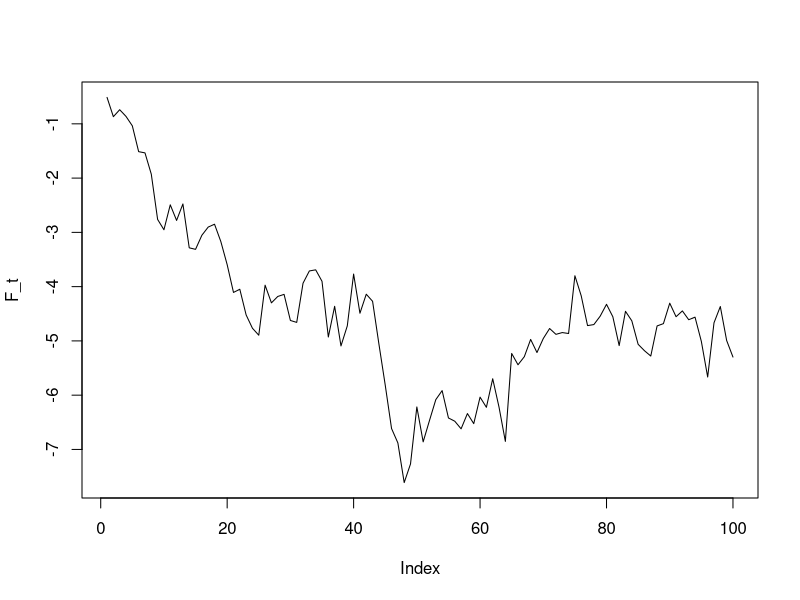
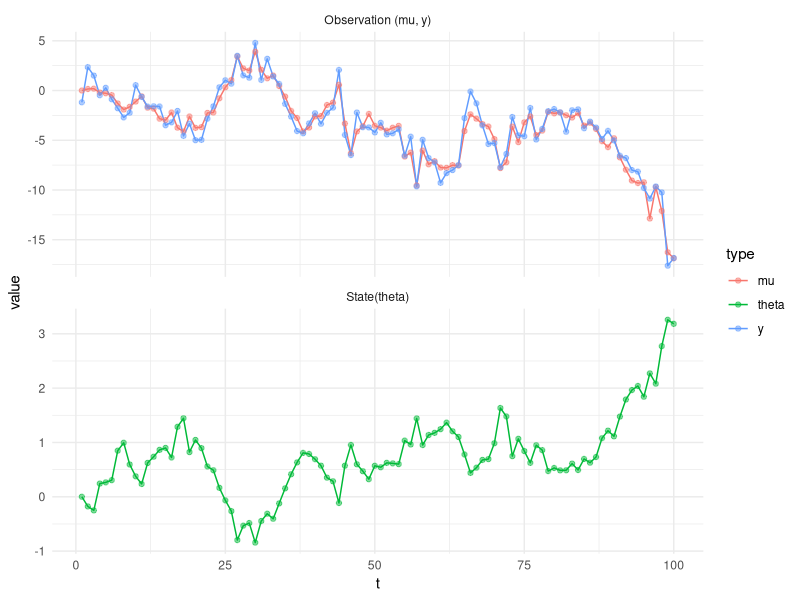
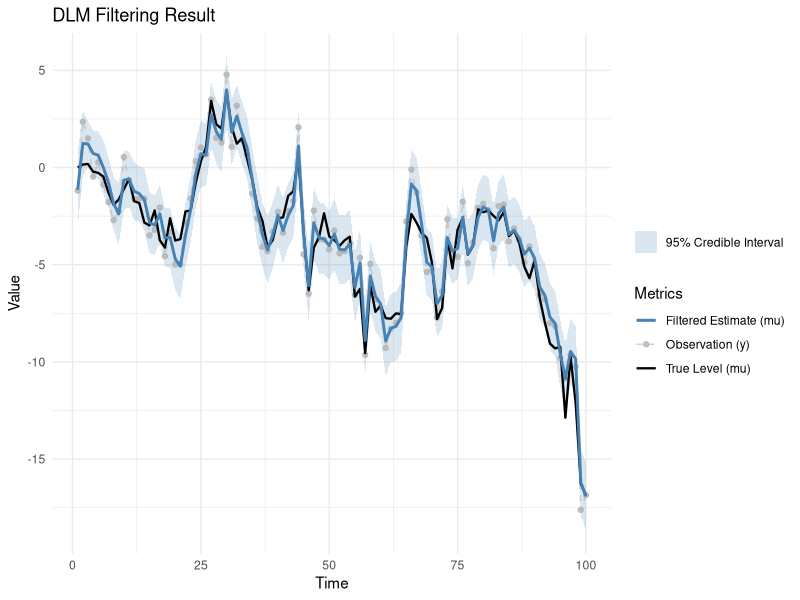
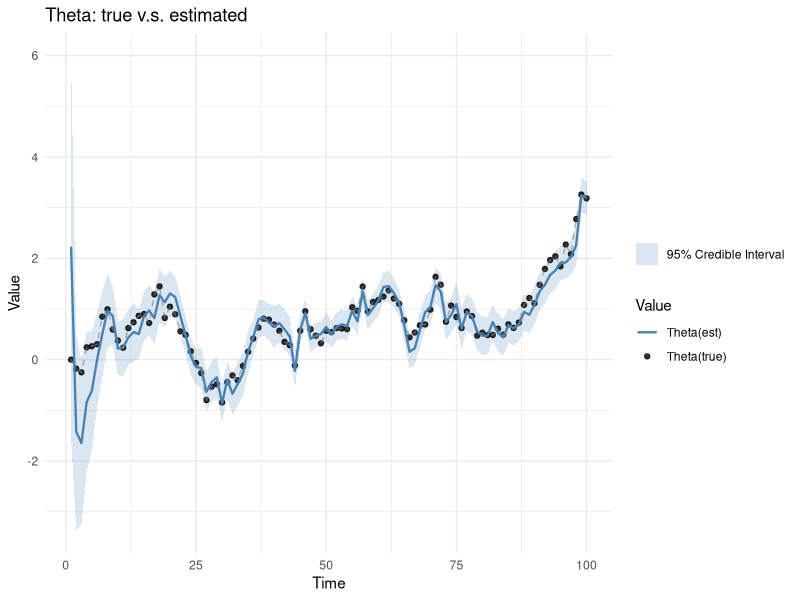

The R source for these figures, in order:
library(tidyverse)


# data creation -----------------------------------------------------------

## true model (random walk)
set.seed(123)
T = 100
V_true = 1.0
W_true = 0.1
theta_true = cumsum(c(0, rnorm(n=T-1, mean=0, sd=sqrt(W_true))))
# F_t = rep_len(0.1, length.out = T)
F_t = cumsum(rnorm(n=T, mean=0, sd=1/2)) 
# F_t = sin(seq(0, 2*pi, length.out = T)) + 1
plot(F_t, type="l")
Y_obs = rnorm(n=T, mean=F_t * theta_true, sd=sqrt(V_true))

## plot
plot_data = tibble(
  t = 1:T,
  theta = theta_true,
  mu = F_t * theta_true,
  y = Y_obs
) |> 
  pivot_longer(cols = c(mu, y, theta), names_to = "type", values_to = "value") |> 
  mutate(group = if_else(type == "theta", "State(theta)", "Observation (mu, y)"))

ggplot(plot_data, aes(x = t, y = value, color = type)) +
  geom_line() +
  geom_point(alpha = 0.5) +
  facet_wrap(~ group, nrow = 2, scales = "free_y") +
  theme_minimal()

# DLM ---------------------------------------------------------------------

dlm_step = function(state, y_t, F_t, V_t, W_t){
  m_prev = state$m
  C_prev = state$C
  
  R_t = C_prev + W_t
  f_t = F_t * m_prev
  Q_t = (F_t**2) * R_t + V_t
  A_t = R_t*F_t / Q_t
  e_t = y_t - f_t
  C_t = R_t * V_t / Q_t
  m_t = m_prev + A_t * e_t
  
  return(
    list(m = m_t, C = C_t)
  )
}

# hyper params
m0 = 0; C0 = 100
W_t = 0.1; V_t = 1.0

# Learning
current_state = list(m = m0, C = C0)
results = vector("list", T)
for (t in 1:T){
  next_state = dlm_step(current_state, Y_obs[t], F_t[t], V_t, W_t)
  results[[t]] = next_state
  current_state = next_state
}

res_df = tibble(
  t = 1:T,
  theta_true = theta_true,
  mu_true = F_t * theta_true,
  y = Y_obs
) |> 
  bind_cols(bind_rows(results)) |> 
  rename(theta_pred = m) |> 
  mutate(
    mu_pred = F_t * theta_pred,
    theta_lower = theta_pred - 1.96 * sqrt(C),
    theta_upper = theta_pred + 1.96 * sqrt(C),
    mu_lower = mu_pred - 1.96 * sqrt(C) * F_t,
    mu_upper = mu_pred + 1.96 * sqrt(C) * F_t,
  )

# Viz
ggplot(res_df, aes(x = t)) +
  geom_ribbon(aes(ymin = mu_lower, ymax = mu_upper, fill = "95% Credible Interval"), alpha = 0.2) +
  geom_point(aes(y = y, color = "Observation (y)"), alpha = 0.8, size = 1.5) +
  geom_line(aes(y = y, color = "Observation (y)"), alpha = 0.6, linetype = "dashed") +
  geom_line(aes(y = mu_true, color = "True Level (mu)"), linewidth = 0.8) +
  geom_line(aes(y = mu_pred, color = "Filtered Estimate (mu)"), linewidth = 1.0) +
  scale_color_manual(values = c(
    "Observation (y)" = "grey70",
    "True Level (mu)" = "black",
    "Filtered Estimate (mu)" = "steelblue"
  )) +
  scale_fill_manual(values = c("95% Credible Interval" = "steelblue")) +
  theme_minimal() +
  labs(
    title = "DLM Filtering Result",
    x = "Time", y = "Value",
    color = "Metrics",
    fill = ""
  )

ggplot(res_df, aes(x = t)) +
  geom_ribbon(aes(ymin = theta_lower, ymax = theta_upper, fill = "95% Credible Interval"), alpha = 0.2) +
  geom_point(aes(y = theta_true, color = "Theta(true)"), alpha = 0.8, size = 1.5) +
  geom_line(aes(y = theta_true, color = "Theta(true"), alpha = 0.6, linetype = "dashed") +
  geom_line(aes(y = theta_pred, color = "Theta(est)"), linewidth = 0.8) +
  scale_color_manual(values = c(
    "Theta(true)" = "black",
    "Theta(est)" = "steelblue"
  )) +
  scale_fill_manual(values = c("95% Credible Interval" = "steelblue")) +
  theme_minimal() +
  labs(
    title = "Theta: true v.s. estimated",
    x = "Time", y = "Value",
    color = "Value",
    fill = ""
  )
  
